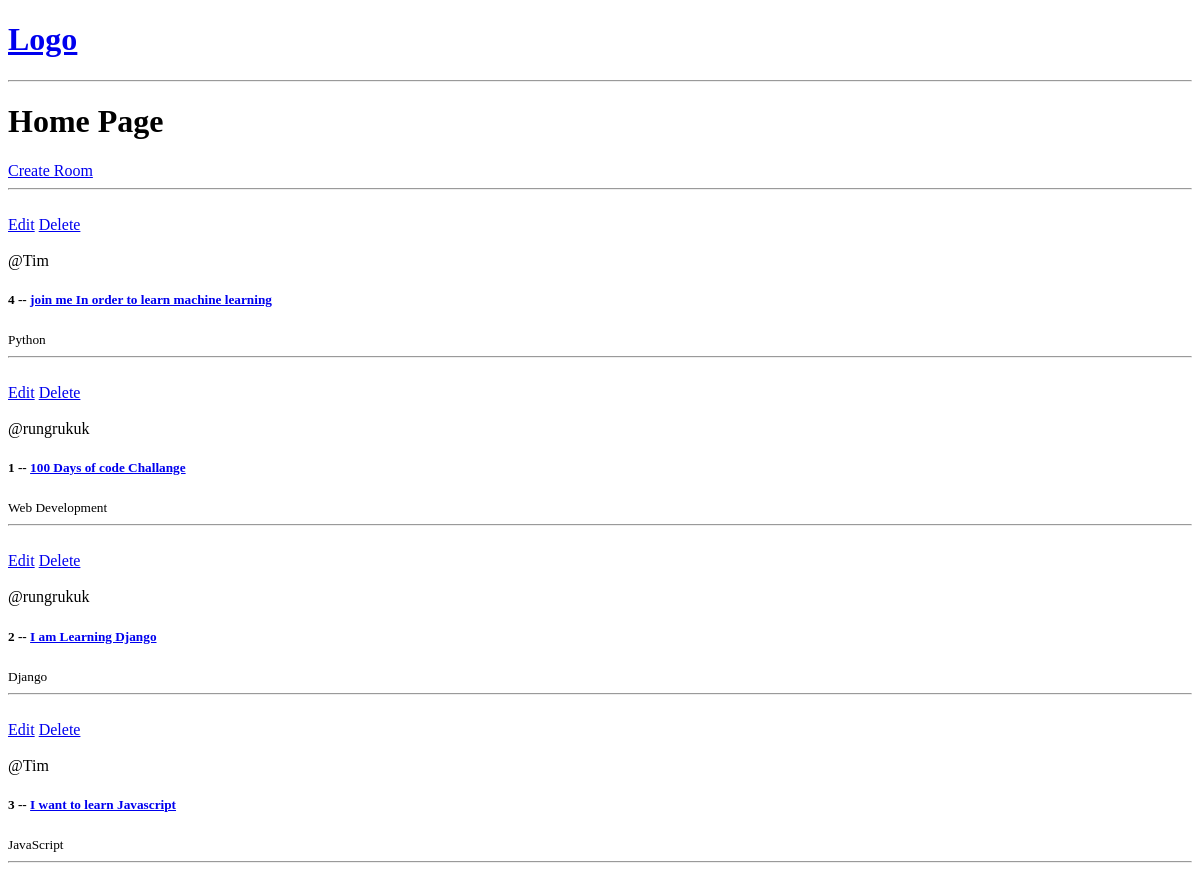
Before: / with the older database file.
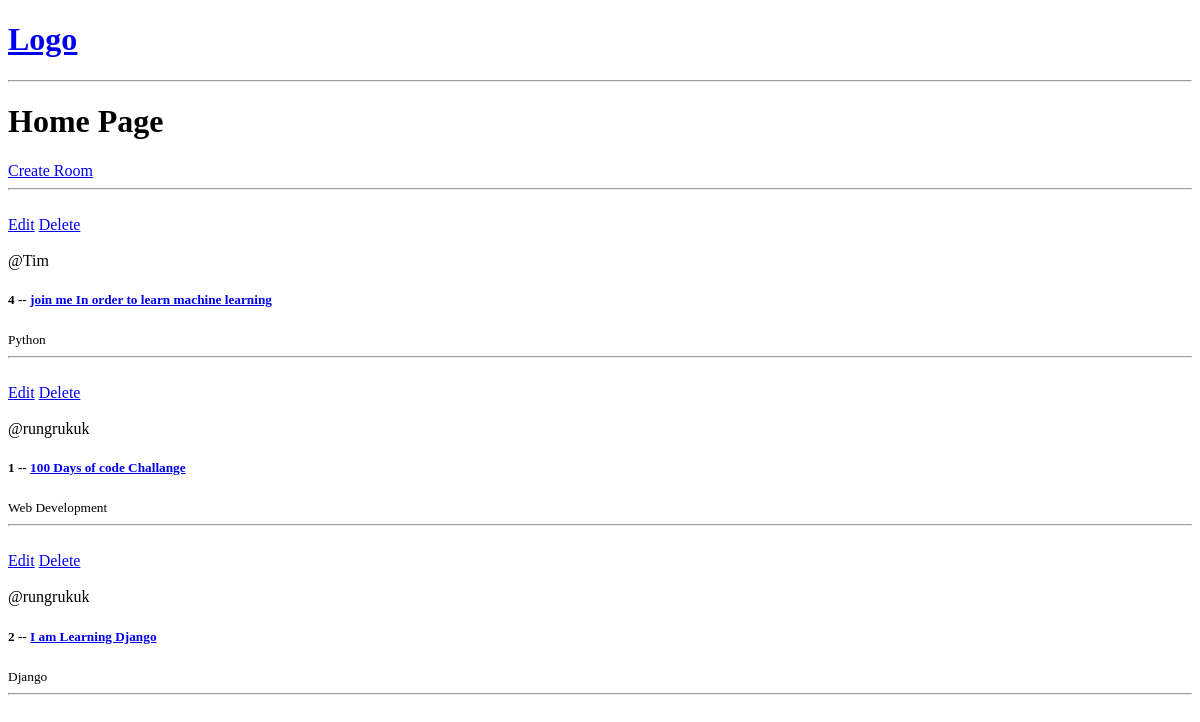
After: the same page with the newer database file.
### base/models.py (models this page shows, shortened)
class Room(models.Model):
    host = models.ForeignKey(User, on_delete=models.SET_NULL, null=True)
    topic = models.ForeignKey(Topic, on_delete=models.SET_NULL, null=True)
    name = models.CharField(max_length=50)
    description = models.TextField(max_length=500, null=True, blank=True)
    updated = models.DateTimeField(auto_now=True)
    created = models.DateTimeField(auto_now_add=True)
    class Meta:
        ordering = ["-updated", "-created"]

class Topic(models.Model):
    name = models.CharField(max_length=200)

### base/views.py (the view)
# urls.py: path("", views.home, name="home"),
def home(request):
    rooms = Room.objects.all()
    context = {"rooms": rooms}
    return render(request, "base/home.html", context)

### base/templates/base/home.html
{% extends 'main.html' %}
{% block content %}
    <h1>Home Page</h1>
    <div>
        <a href = "{% url 'create-room' %}">Create Room</a>
        <hr>
        <br>
        <div>
            {% for room in rooms %}
                <div>
                    <a href = "{% url 'update-room' room.id %}">Edit</a>
                    <a href = "{% url 'delete-room' room.id %}">Delete</a>
                    <br><br>
                    <span>@{{room.host.username}}</span>
                    <h5>{{room.id}} -- <a href="{% url 'room' room.id %}">{{room.name}}</a></h5>
                    <small>{{room.topic.name}}</small>
                    <hr><br>
                </div>
            {% endfor %}
        </div>
    </div>
{% endblock content %}

### templates/main.html (shortened to what this page needs)
<!DOCTYPE html>
<html lang="en">
<head>
</head>
<body>
    {% include 'navbar.html' %}
    {% block content %}
    {% endblock content %}
</body>
</html>

### templates/navbar.html
<a href="/">
    <h1>Logo</h1>
</a>
<hr>

Changed rows visible on the page:
removed Room: host.username "Tim", id "3", name "I want to learn Javascript", topic.name "JavaScript"
